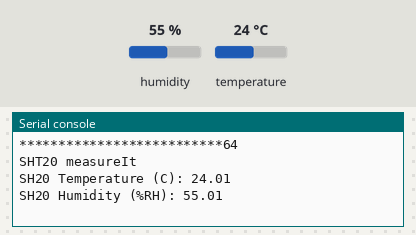
Simulated run of this program. Board: Raspberry Pi Pico running MicroPython. Shown: the last lines printed to the serial console. Inputs (shaded band) come from the test bench; at power-on: humidity 55 %, temperature 24 °C.

Above: at 1.2 s.
1.3 s: humidity set to 22 %
At 2.6 s:
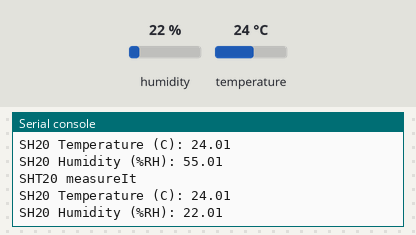
2.8 s: temperature set to 12 °C
At 3.8 s:
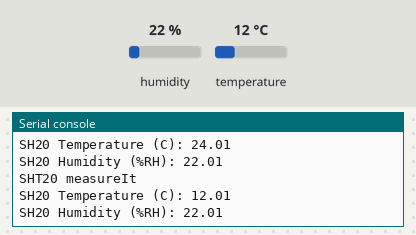
4.3 s: humidity set to 40 %
At 6.2 s:
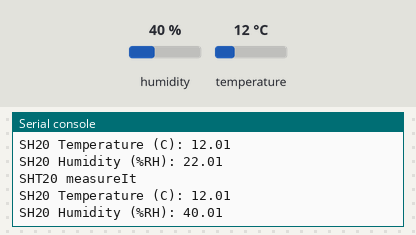
Timing chart, 0 to 7.7 s (numbered marks = the images above; inputs shaded):
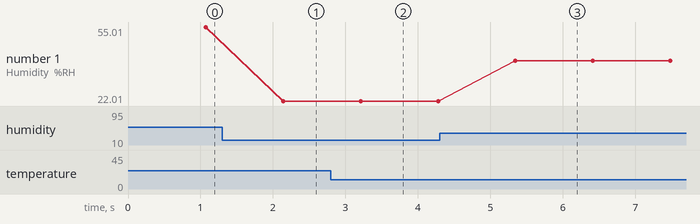

Measured:
- after the input at 1.3 s, the serial console: prints a new line after 0.84 s (image 1)
- after the input at 2.8 s, the serial console: prints a new line after 0.41 s (image 2)
- after the input at 4.3 s, the serial console: prints a new line after 1.0 s (image 3)
- plotted number 1: 55.01 → 22.01 after the input at 1.3 s, 22.01 → 40.01 after the input at 4.3 s

The program:

temphumprobe.py
```python
from micropython_sht20 import SHT20
from machine import Pin, PWM, ADC, I2C
import time

#
## SH20 temperature humidity probe
#
class TemperatureHumidityProbe(object):

    def __init__(self):
        # setup the I2C communication for the SHT20 sensor
        #  I2C Pins
        I2C_PORT = 0
        I2C_SDA =0
        I2C_SCL = 1

        i2c = I2C(I2C_PORT, scl=Pin(I2C_SCL), sda=Pin(I2C_SDA))

        addr = i2c.scan()

        addr = i2c.scan()[0]
        print("**************************" + str(addr))

        self.sht = SHT20(i2c, addr)

        self.temperature = 0
        self.highTemp = 0
        self.lowTemp = 100

        self.humidity = 0
        self.highHumidity = 0
        self.lowHumidity = 100

    def measureIt(self):

        try:
            print('SHT20 measureIt')
            #self.sht.reset()

            self.temperature = self.sht.temperature
            self.temperature = round(self.temperature, 2)

            self.humidity = self.sht.humidity
            self.humidity = round(self.humidity, 2)

            print("SH20 Temperature (C): " + str(self.temperature))
            print("SH20 Humidity (%RH): " + str(self.humidity))


        except Exception as e:
            print(e)
            #raise HardwareError("SHT20 Probe", 100)


def main():

    probe = TemperatureHumidityProbe()

    while True:
        time.sleep(1)
        probe.measureIt()

if __name__ == "__main__":
    main()            
```

micropython_sht20.py
```python
# (licence header left out)
"""
`sht20`
================================================================================

MicroPython Driver for the Sensirion SHT20 Temperature Sensor


* Author(s): Jose D. Montoya


"""

import time
import struct
from micropython import const


__version__ = "0.0.0+auto.0"
__repo__ = "https://github.com/jposada202020/MicroPython_SHT20.git"

_SOFTRESET = const(0xFE)
_TEMPERATURE = const(0xF3)
_HUMIDITY = const(0xF5)
_READ_USER1 = const(0xE7)
_WRITE_USER1 = const(0xE6)
_TEMP_RH_RES = (0, 1, 128, 129)


class SHT20:
    """Driver for the SHT20 Sensor connected over I2C.

    :param ~machine.I2C i2c: The I2C bus the SHT20 is connected to.
    :param int address: The I2C device address. Defaults to :const:`0x40`

    :raises RuntimeError: if the sensor is not found

    **Quickstart: Importing and using the device**

    Here is an example of using the :class:`SHT20` class.
    First you will need to import the libraries to use the sensor

    .. code-block:: python

        from machine import Pin, I2C
        from micropython_sht20 import sht20

    Once this is done you can define your `machine.I2C` object and define your sensor object

    .. code-block:: python

        i2c = I2C(1, sda=Pin(2), scl=Pin(3))
        sht20 = sht20.SHT20(i2c)

    Now you have access to the attributes

    .. code-block:: python

        temperature = sht20.temperature
        humidity = sht20.humidity

    """

    def __init__(self, i2c, address: int = 0x40) -> None:
        self._i2c = i2c
        self._address = address

    def reset(self) -> None:
        """Perform a soft reset of the sensor, resetting all settings to their power-on defaults"""
        self._i2c.writeto(self._address, bytes([_SOFTRESET]), False)
        time.sleep(0.015)

    @property
    def temperature(self) -> float:
        """The measured temperature in Celsius."""
        self._i2c.writeto(self._address, bytes([_TEMPERATURE]), False)
        data = bytearray(3)
        while True:
            # While busy, the sensor doesn't respond to reads.
            try:
                self._i2c.readfrom_into(self._address, data)
                if data[0] != 0xFF:  # Check if read succeeded.
                    break
            except OSError:
                pass
        value, checksum = struct.unpack(">HB", data)

        if checksum != self._crc(data[:2]):
            raise ValueError("CRC mismatch")

        time.sleep(0.050)

        return value * 175.72 / 65536.0 - 46.85

    @property
    def humidity(self) -> float:
        """The measured relative humidity in percent."""
        self._i2c.writeto(self._address, bytes([_HUMIDITY]), False)
        data = bytearray(3)
        while True:
            try:
                self._i2c.readfrom_into(self._address, data)
                if data[0] != 0xFF:
                    break
            except OSError:
                pass
        value, checksum = struct.unpack(">HB", data)

        if checksum != self._crc(data[:2]):
            raise ValueError("CRC mismatch")

        time.sleep(0.016)

        return value * 125.0 / 65536.0 - 6.0

    @property
    def temp_rh_resolution(self) -> str:
        """The temperature and relative humidity resolution

        Have one of the following values: [#f1]_

            =======  ==============  ==============
             value       RH res %        T res C
            =======  ==============  ==============
               0      0.04 (12bit)    0.01 (14bit)
               1      0.7  (8bit)     0.04 (12bit)
               2      0.17 (10bit)    0.02 (13bit)
               3      0.08 (11bit)    0.08 (11bit)
            =======  ==============  ==============


        .. [#f1] HTU21D(F) RH/T Sensor IC Datasheet. TE connectivity. 2017. p13

        """
        data = bytearray(1)
        values = {
            0x00: "RH=0.04, T=0.01",
            0x01: "RH=0.7, T=0.04",
            0x80: "RH=0.17, T=0.02",
            0x81: "RH=0.08, T=0.08",
        }

        self._i2c.writeto(self._address, bytes([_READ_USER1]), False)
        self._i2c.readfrom_into(self._address, data)
        res = data[0] & 0x81

        return values[res]

    @temp_rh_resolution.setter
    def temp_rh_resolution(self, val: int) -> None:
        if val not in _TEMP_RH_RES:
            raise ValueError("Temp/Humidity Resolution must be a valid option")
        data = bytearray(1)
        self._i2c.writeto(self._address, bytes([_READ_USER1]), False)
        self._i2c.readfrom_into(self._address, data)
        reg = data[0] & ~0x81
        reg |= val
        self._i2c.writeto(self._address, bytes([_WRITE_USER1, reg]), False)

    @staticmethod
    def _crc(data: bytearray) -> int:
        crc = 0
        for byte in data:
            crc ^= byte
            for _ in range(8):
                if crc & 0x80:
                    crc <<= 1
                    crc ^= 0x131
                else:
                    crc <<= 1
        return crc
```
